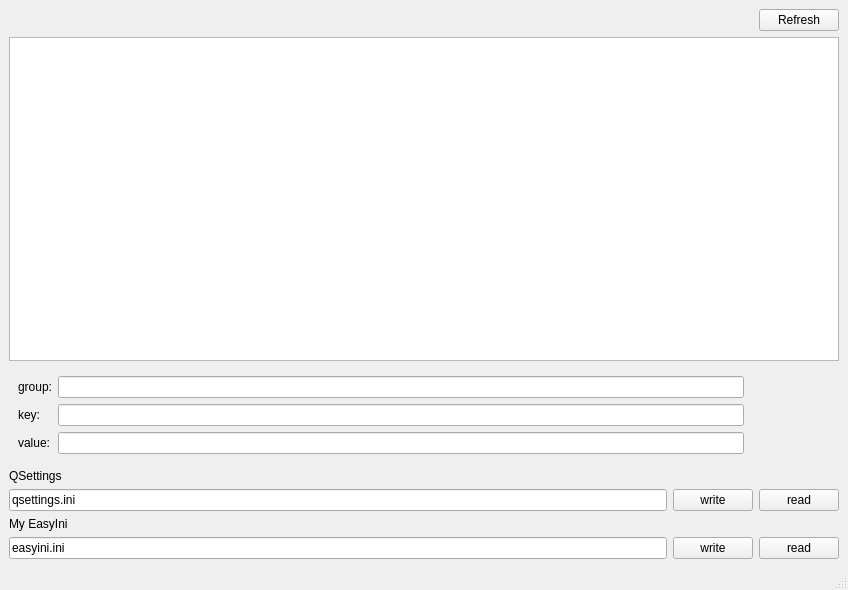
<?xml version="1.0" encoding="UTF-8"?>
<ui version="4.0">
 <class>MainWindow</class>
 <widget class="QMainWindow" name="MainWindow">
  <property name="geometry">
   <rect>
    <x>0</x>
    <y>0</y>
    <width>848</width>
    <height>590</height>
   </rect>
  </property>
  <property name="windowTitle">
   <string>EasyIni</string>
  </property>
  <widget class="QWidget" name="centralwidget">
   <layout class="QGridLayout" name="gridLayout_2">
    <item row="0" column="0">
     <spacer name="horizontalSpacer">
      <property name="orientation">
       <enum>Qt::Horizontal</enum>
      </property>
      <property name="sizeHint" stdset="0">
       <size>
        <width>741</width>
        <height>20</height>
       </size>
      </property>
     </spacer>
    </item>
    <item row="0" column="1">
     <widget class="QPushButton" name="pushButtonRefresh">
      <property name="text">
       <string>Refresh</string>
      </property>
     </widget>
    </item>
    <item row="1" column="0" colspan="2">
     <widget class="QTextEdit" name="textEdit">
      <property name="readOnly">
       <bool>false</bool>
      </property>
     </widget>
    </item>
    <item row="2" column="0">
     <widget class="QWidget" name="widget" native="true">
      <layout class="QGridLayout" name="gridLayout">
       <item row="0" column="0">
        <widget class="QLabel" name="label_3">
         <property name="text">
          <string>group:</string>
         </property>
        </widget>
       </item>
       <item row="0" column="1">
        <widget class="QLineEdit" name="lineEdit_group"/>
       </item>
       <item row="1" column="0">
        <widget class="QLabel" name="label_4">
         <property name="text">
          <string>key:</string>
         </property>
        </widget>
       </item>
       <item row="1" column="1">
        <widget class="QLineEdit" name="lineEdit_key"/>
       </item>
       <item row="2" column="0">
        <widget class="QLabel" name="label_5">
         <property name="text">
          <string>value:</string>
         </property>
        </widget>
       </item>
       <item row="2" column="1">
        <widget class="QLineEdit" name="lineEdit_value"/>
       </item>
      </layout>
     </widget>
    </item>
    <item row="3" column="0">
     <widget class="QLabel" name="label">
      <property name="text">
       <string>QSettings</string>
      </property>
     </widget>
    </item>
    <item row="4" column="0" colspan="2">
     <layout class="QHBoxLayout" name="horizontalLayout">
      <item>
       <widget class="QLineEdit" name="lineEdit">
        <property name="text">
         <string>qsettings.ini</string>
        </property>
       </widget>
      </item>
      <item>
       <widget class="QPushButton" name="btnWrite">
        <property name="text">
         <string>write</string>
        </property>
       </widget>
      </item>
      <item>
       <widget class="QPushButton" name="btnRead">
        <property name="text">
         <string>read</string>
        </property>
       </widget>
      </item>
     </layout>
    </item>
    <item row="5" column="0">
     <widget class="QLabel" name="label_2">
      <property name="text">
       <string>My EasyIni</string>
      </property>
     </widget>
    </item>
    <item row="6" column="0" colspan="2">
     <layout class="QHBoxLayout" name="horizontalLayout_2">
      <item>
       <widget class="QLineEdit" name="myEdit">
        <property name="text">
         <string>easyini.ini</string>
        </property>
       </widget>
      </item>
      <item>
       <widget class="QPushButton" name="myWrite">
        <property name="text">
         <string>write</string>
        </property>
       </widget>
      </item>
      <item>
       <widget class="QPushButton" name="myRead">
        <property name="text">
         <string>read</string>
        </property>
       </widget>
      </item>
     </layout>
    </item>
   </layout>
  </widget>
  <widget class="QMenuBar" name="menubar">
   <property name="geometry">
    <rect>
     <x>0</x>
     <y>0</y>
     <width>848</width>
     <height>28</height>
    </rect>
   </property>
  </widget>
  <widget class="QStatusBar" name="statusbar"/>
 </widget>
 <resources/>
 <connections/>
</ui>
